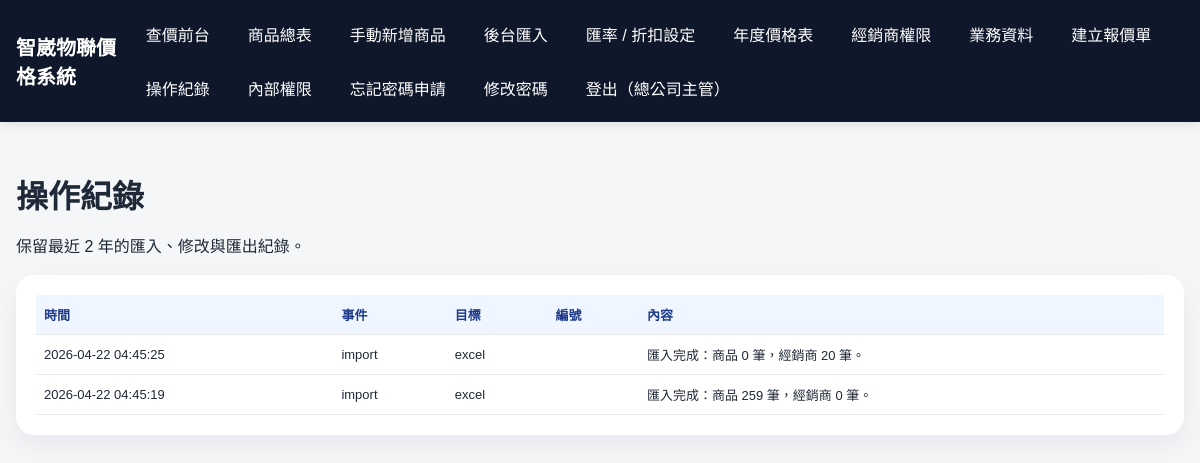
Screenshot of /admin/logs (signed in) with the database file from the repository.
### app/models.py (models this page shows)
class InternalUser(Base):
    __tablename__ = "internal_users"
    id = Column(Integer, primary_key=True, index=True)
    username = Column(String(100), unique=True, nullable=False)
    password = Column(String(50), nullable=False)
    display_name = Column(String(100), nullable=True)
    role = Column(String(50), nullable=False, default="quote_only")
    is_active = Column(Integer, nullable=False, default=1)
    created_at = Column(DateTime, default=datetime.utcnow, nullable=False)
    updated_at = Column(DateTime, default=datetime.utcnow, nullable=False)

class AuditLog(Base):
    __tablename__ = "audit_logs"
    id = Column(Integer, primary_key=True, index=True)
    event_type = Column(String(50), nullable=False)
    target_type = Column(String(50), nullable=True)
    target_id = Column(String(100), nullable=True)
    detail = Column(Text, nullable=True)
    created_at = Column(DateTime, default=datetime.utcnow, nullable=False)

### app_flask.py (the view)
@flask_app.route('/admin/logs')
@require_internal_permission('all')
def admin_logs_page():
    db = db_session()
    try:
        rows = db.query(models.AuditLog).order_by(models.AuditLog.created_at.desc()).limit(500).all()
        return render_template('audit_logs.html', rows=rows)
    finally:
        db.close()

### app_flask.py (called while the page is built, shortened)
def current_internal_user(db=None):
    user_id = session.get('internal_user_id')
    if not user_id:
        return None
    close_db = False
    if db is None:
        db = db_session()
        close_db = True
    try:
        return db.query(models.InternalUser).filter(models.InternalUser.id == user_id).first()
    finally:
        if close_db:
            db.close()

def is_internal_logged_in():
    return bool(session.get('internal_user_id') or session.get('internal_auth'))

def internal_has_permission(permission: str, db=None) -> bool:
    user = current_internal_user(db)
    if user:
        role = (user.role or 'quote_only').strip()
        perms = INTERNAL_ROLE_PERMISSIONS.get(role, {})
        if perms.get('all'):
            return True
        return bool(perms.get(permission))
    return bool(session.get('internal_auth'))

def require_internal_permission(permission):
    def decorator(view_func):
        @wraps(view_func)
        def wrapper(*args, **kwargs):
            if not is_internal_logged_in():
                return redirect(url_for('internal_login', next=request.path))
            if not internal_has_permission(permission):
                flash('此帳號無此權限。')
                return redirect(url_for('internal_home') if internal_has_permission('quote_only') else url_for('internal_login'))
            return view_func(*args, **kwargs)
        return wrapper
    return decorator

@flask_app.context_processor
def inject_auth_state():
    db = None
    dealer_name = ''
    dealer_level = ''
    internal_user = current_internal_user(db) if False else None
    return {
        'is_internal_logged_in': is_internal_logged_in(),
        'is_dealer_logged_in': bool(session.get('dealer_id')),
        'dealer_name': dealer_name,
        'dealer_level': dealer_level,
        'internal_username': session.get('internal_username',''),
        'internal_display_name': session.get('internal_display_name',''),
        'internal_role': session.get('internal_role',''),
        'can_manage_all': bool(session.get('internal_role') == 'supervisor' or session.get('internal_auth')),
        'can_quote_only': bool(is_internal_logged_in()),
    }

def db_session():
    return SessionLocal()

### app/templates/audit_logs.html
{% extends "base.html" %}
{% block content %}
<div class="page-header">
    <h1>操作紀錄</h1>
    <p>保留最近 2 年的匯入、修改與匯出紀錄。</p>
</div>
<div class="card">
    <table class="table small-text">
        <thead><tr><th>時間</th><th>事件</th><th>目標</th><th>編號</th><th>內容</th></tr></thead>
        <tbody>
            {% for row in rows %}
            <tr>
                <td>{{ row.created_at.strftime('%Y-%m-%d %H:%M:%S') if row.created_at else '' }}</td>
                <td>{{ row.event_type }}</td>
                <td>{{ row.target_type or '' }}</td>
                <td>{{ row.target_id or '' }}</td>
                <td>{{ row.detail or '' }}</td>
            </tr>
            {% endfor %}
        </tbody>
    </table>
</div>
{% endblock %}

### app/templates/base.html (shortened to what this page needs)
<!DOCTYPE html>
<html lang="zh-Hant">
<head>
    <link rel="stylesheet" href="/static/style.css">
</head>
<body>
    <header class="topbar no-print">
        <div class="container topbar-inner">
            <div class="brand">智崴物聯價格系統</div>
            <nav class="nav">
                {% if is_internal_logged_in %}
                    {% if can_manage_all %}<a href="/internal/home">查價前台</a>{% endif %}
                    {% if can_manage_all %}<a href="/products">商品總表</a>{% endif %}
                    {% if can_manage_all %}<a href="/admin/products/new">手動新增商品</a>{% endif %}
                    {% if can_manage_all %}<a href="/admin/import">後台匯入</a>{% endif %}
                    {% if can_manage_all %}<a href="/admin/rates">匯率 / 折扣設定</a>{% endif %}
                    {% if can_manage_all %}<a href="/admin/price-files">年度價格表</a>{% endif %}
                    {% if can_manage_all %}<a href="/admin/dealers">經銷商權限</a>{% endif %}
                    {% if can_manage_all %}<a href="/admin/sales">業務資料</a>{% endif %}
                    <a href="/quotes/new">建立報價單</a>
                    {% if can_manage_all %}<a href="/admin/logs">操作紀錄</a>{% endif %}
                    {% if can_manage_all %}<a href="/admin/internal-users">內部權限</a>{% endif %}
                    {% if can_manage_all %}<a href="/admin/reset-requests">忘記密碼申請</a>{% endif %}
                    <a href="/admin/password">修改密碼</a>
                    <a href="/logout">登出{% if internal_display_name %}（{{ internal_display_name }}）{% endif %}</a>
                {% elif is_dealer_logged_in %}
                    <a href="/dealer/products">經銷商價格表</a>
                    <a href="/dealer/export">匯出檔案</a>
                    <a href="/quotes/new">建立報價單</a>
                    <a href="/dealer/password">修改密碼</a>
                    <a href="/dealer/logout">登出（{{ dealer_name }}）</a>
                {% else %}
                    <a href="/">入口</a>
                    <a href="/login">內部登入</a>
                    <a href="/dealer/login">經銷商登入</a>
                {% endif %}
            </nav>
        </div>
    </header>
    <main class="container page">
        {% block content %}{% endblock %}
    </main>
</body>
</html>

### app/static/style.css (style rules this page uses)
* { box-sizing: border-box; }
body { margin: 0; font-family: "Microsoft JhengHei", "PingFang TC", Arial, sans-serif; background: #f4f6f8; color: #1f2937; }
.container { width: min(1680px, calc(100% - 32px)); margin: 0 auto; }
.topbar { background: #0f172a; color: white; padding: 14px 0; box-shadow: 0 2px 10px rgba(0,0,0,0.1); }
.topbar-inner { display: flex; align-items: center; justify-content: space-between; gap: 16px; }
.brand { font-size: 20px; font-weight: 700; }
.nav { display: flex; gap: 14px; flex-wrap: wrap; }
.nav a { color: white; text-decoration: none; padding: 8px 12px; border-radius: 10px; }
.page { padding: 28px 0 60px; }
.page-header { margin-bottom: 18px; }
.page-header h1 { margin-bottom: 6px; }
.card { background: white; border-radius: 18px; padding: 20px; margin-bottom: 18px; box-shadow: 0 10px 28px rgba(15, 23, 42, 0.06); overflow-x:auto; }
.table { width: 100%; border-collapse: collapse; overflow: hidden; min-width: 1100px; }
.table th, .table td { border-bottom: 1px solid #e5e7eb; padding: 10px 8px; text-align: left; vertical-align: middle; }
.table th { background: #eff6ff; color: #1e3a8a; font-weight: 700; }
.small-text { font-size: 13px; }

### rows the page displays
InternalUser: display_name "總公司主管"
AuditLog: created_at "2026-04-22 04:45:25", event_type "import", target_type "excel", detail "匯入完成：商品 0 筆，經銷商 20 筆。"
AuditLog: created_at "2026-04-22 04:45:19", event_type "import", target_type "excel", detail "匯入完成：商品 259 筆，經銷商 0 筆。"
